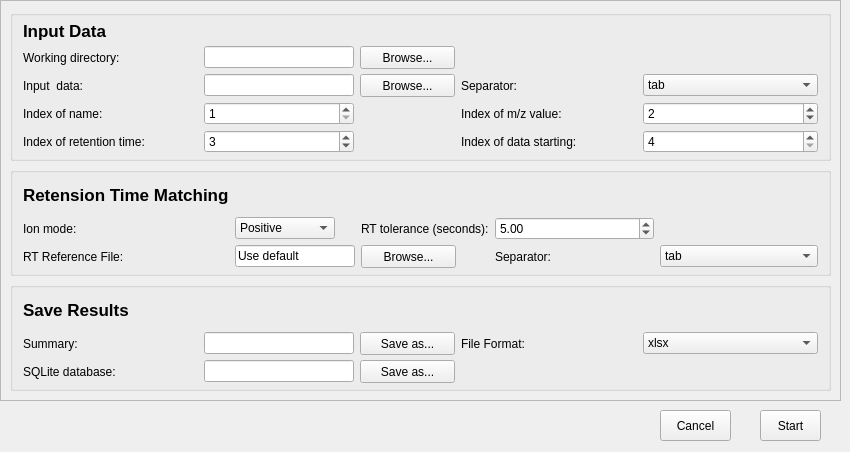
<?xml version="1.0" encoding="UTF-8"?>
<ui version="4.0">
 <class>MainWindow</class>
 <widget class="QMainWindow" name="MainWindow">
  <property name="enabled">
   <bool>true</bool>
  </property>
  <property name="geometry">
   <rect>
    <x>0</x>
    <y>0</y>
    <width>850</width>
    <height>452</height>
   </rect>
  </property>
  <property name="windowTitle">
   <string>LiRTMaTS - Liverpool Retention Time Matching Software</string>
  </property>
  <property name="animated">
   <bool>false</bool>
  </property>
  <widget class="QWidget" name="centralwidget">
   <widget class="QScrollArea" name="scrollArea">
    <property name="geometry">
     <rect>
      <x>0</x>
      <y>0</y>
      <width>841</width>
      <height>401</height>
     </rect>
    </property>
    <property name="widgetResizable">
     <bool>true</bool>
    </property>
    <widget class="QWidget" name="scrollAreaWidgetContents">
     <property name="geometry">
      <rect>
       <x>0</x>
       <y>0</y>
       <width>839</width>
       <height>399</height>
      </rect>
     </property>
     <layout class="QVBoxLayout" name="verticalLayout_2">
      <item>
       <widget class="QGroupBox" name="groupBox_input">
        <property name="title">
         <string/>
        </property>
        <layout class="QGridLayout" name="gridLayout_3">
         <property name="leftMargin">
          <number>10</number>
         </property>
         <property name="topMargin">
          <number>5</number>
         </property>
         <property name="rightMargin">
          <number>10</number>
         </property>
         <property name="bottomMargin">
          <number>5</number>
         </property>
         <property name="verticalSpacing">
          <number>5</number>
         </property>
         <item row="4" column="1">
          <widget class="QLineEdit" name="lineEdit_wd">
           <property name="enabled">
            <bool>true</bool>
           </property>
           <property name="minimumSize">
            <size>
             <width>150</width>
             <height>0</height>
            </size>
           </property>
           <property name="maximumSize">
            <size>
             <width>150</width>
             <height>16777215</height>
            </size>
           </property>
           <property name="text">
            <string/>
           </property>
           <property name="readOnly">
            <bool>true</bool>
           </property>
          </widget>
         </item>
         <item row="7" column="5">
          <widget class="QSpinBox" name="spinBox_mz_col">
           <property name="minimum">
            <number>1</number>
           </property>
           <property name="maximum">
            <number>999999</number>
           </property>
           <property name="value">
            <number>2</number>
           </property>
          </widget>
         </item>
         <item row="7" column="4">
          <widget class="QLabel" name="label_mz_col">
           <property name="text">
            <string>Index of m/z value:</string>
           </property>
          </widget>
         </item>
         <item row="8" column="5">
          <widget class="QSpinBox" name="spinBox_data_col">
           <property name="minimum">
            <number>4</number>
           </property>
           <property name="maximum">
            <number>999999</number>
           </property>
           <property name="value">
            <number>4</number>
           </property>
          </widget>
         </item>
         <item row="4" column="0">
          <widget class="QLabel" name="label_wd">
           <property name="enabled">
            <bool>true</bool>
           </property>
           <property name="text">
            <string>Working directory:</string>
           </property>
          </widget>
         </item>
         <item row="7" column="1">
          <widget class="QSpinBox" name="spinBox_name_col">
           <property name="minimum">
            <number>1</number>
           </property>
           <property name="maximum">
            <number>999999</number>
           </property>
           <property name="value">
            <number>1</number>
           </property>
          </widget>
         </item>
         <item row="8" column="0">
          <widget class="QLabel" name="label_rt_col">
           <property name="text">
            <string>Index of retention time:</string>
           </property>
          </widget>
         </item>
         <item row="7" column="0">
          <widget class="QLabel" name="label_name_col">
           <property name="text">
            <string>Index of name:</string>
           </property>
          </widget>
         </item>
         <item row="4" column="2">
          <widget class="QPushButton" name="pushButton_wd">
           <property name="enabled">
            <bool>true</bool>
           </property>
           <property name="minimumSize">
            <size>
             <width>95</width>
             <height>23</height>
            </size>
           </property>
           <property name="maximumSize">
            <size>
             <width>95</width>
             <height>16777215</height>
            </size>
           </property>
           <property name="text">
            <string>Browse...</string>
           </property>
          </widget>
         </item>
         <item row="8" column="4">
          <widget class="QLabel" name="label_data_col">
           <property name="text">
            <string>Index of data starting:</string>
           </property>
          </widget>
         </item>
         <item row="0" column="0">
          <widget class="QLabel" name="label_input">
           <property name="enabled">
            <bool>true</bool>
           </property>
           <property name="sizePolicy">
            <sizepolicy hsizetype="Preferred" vsizetype="Preferred">
             <horstretch>0</horstretch>
             <verstretch>0</verstretch>
            </sizepolicy>
           </property>
           <property name="font">
            <font>
             <pointsize>13</pointsize>
             <bold>true</bold>
            </font>
           </property>
           <property name="text">
            <string>Input Data</string>
           </property>
          </widget>
         </item>
         <item row="8" column="1">
          <widget class="QSpinBox" name="spinBox_rt_col">
           <property name="minimum">
            <number>1</number>
           </property>
           <property name="maximum">
            <number>999999</number>
           </property>
           <property name="value">
            <number>3</number>
           </property>
          </widget>
         </item>
         <item row="6" column="0">
          <widget class="QLabel" name="label_data">
           <property name="enabled">
            <bool>true</bool>
           </property>
           <property name="text">
            <string>Input  data:</string>
           </property>
          </widget>
         </item>
         <item row="6" column="1">
          <widget class="QLineEdit" name="lineEdit_data">
           <property name="enabled">
            <bool>true</bool>
           </property>
           <property name="sizePolicy">
            <sizepolicy hsizetype="Expanding" vsizetype="Fixed">
             <horstretch>0</horstretch>
             <verstretch>0</verstretch>
            </sizepolicy>
           </property>
           <property name="minimumSize">
            <size>
             <width>150</width>
             <height>0</height>
            </size>
           </property>
           <property name="maximumSize">
            <size>
             <width>150</width>
             <height>16777215</height>
            </size>
           </property>
           <property name="text">
            <string/>
           </property>
           <property name="readOnly">
            <bool>true</bool>
           </property>
          </widget>
         </item>
         <item row="6" column="2">
          <widget class="QPushButton" name="pushButton_data">
           <property name="enabled">
            <bool>true</bool>
           </property>
           <property name="minimumSize">
            <size>
             <width>95</width>
             <height>23</height>
            </size>
           </property>
           <property name="maximumSize">
            <size>
             <width>95</width>
             <height>16777215</height>
            </size>
           </property>
           <property name="text">
            <string>Browse...</string>
           </property>
          </widget>
         </item>
         <item row="6" column="4">
          <widget class="QLabel" name="label_data_sep">
           <property name="text">
            <string>Separator:</string>
           </property>
          </widget>
         </item>
         <item row="6" column="5">
          <widget class="QComboBox" name="comboBox_data_sep">
           <item>
            <property name="text">
             <string>tab</string>
            </property>
           </item>
           <item>
            <property name="text">
             <string>comma</string>
            </property>
           </item>
          </widget>
         </item>
        </layout>
       </widget>
      </item>
      <item>
       <widget class="QGroupBox" name="groupBox_annotate">
        <property name="enabled">
         <bool>true</bool>
        </property>
        <property name="title">
         <string/>
        </property>
        <layout class="QGridLayout" name="gridLayout">
         <property name="leftMargin">
          <number>10</number>
         </property>
         <property name="topMargin">
          <number>5</number>
         </property>
         <property name="rightMargin">
          <number>10</number>
         </property>
         <property name="bottomMargin">
          <number>5</number>
         </property>
         <property name="verticalSpacing">
          <number>5</number>
         </property>
         <item row="9" column="1">
          <widget class="QLineEdit" name="lineEdit_ref">
           <property name="enabled">
            <bool>true</bool>
           </property>
           <property name="sizePolicy">
            <sizepolicy hsizetype="Expanding" vsizetype="Fixed">
             <horstretch>0</horstretch>
             <verstretch>0</verstretch>
            </sizepolicy>
           </property>
           <property name="minimumSize">
            <size>
             <width>120</width>
             <height>0</height>
            </size>
           </property>
           <property name="maximumSize">
            <size>
             <width>120</width>
             <height>16777215</height>
            </size>
           </property>
           <property name="text">
            <string>Use default</string>
           </property>
           <property name="readOnly">
            <bool>true</bool>
           </property>
          </widget>
         </item>
         <item row="9" column="3">
          <widget class="QLabel" name="label_ref_sep">
           <property name="text">
            <string>Separator:</string>
           </property>
          </widget>
         </item>
         <item row="9" column="2">
          <widget class="QPushButton" name="pushButton_ref">
           <property name="enabled">
            <bool>true</bool>
           </property>
           <property name="minimumSize">
            <size>
             <width>95</width>
             <height>23</height>
            </size>
           </property>
           <property name="maximumSize">
            <size>
             <width>95</width>
             <height>16777215</height>
            </size>
           </property>
           <property name="text">
            <string>Browse...</string>
           </property>
          </widget>
         </item>
         <item row="9" column="0">
          <widget class="QLabel" name="label_ref">
           <property name="text">
            <string>RT Reference File:</string>
           </property>
          </widget>
         </item>
         <item row="0" column="0">
          <widget class="QLabel" name="label_matching">
           <property name="font">
            <font>
             <pointsize>13</pointsize>
             <bold>true</bold>
            </font>
           </property>
           <property name="text">
            <string>Retension Time Matching</string>
           </property>
          </widget>
         </item>
         <item row="6" column="1">
          <widget class="QComboBox" name="comboBox_ion_mode">
           <property name="minimumSize">
            <size>
             <width>100</width>
             <height>0</height>
            </size>
           </property>
           <property name="maximumSize">
            <size>
             <width>100</width>
             <height>16777215</height>
            </size>
           </property>
           <item>
            <property name="text">
             <string>Positive</string>
            </property>
           </item>
           <item>
            <property name="text">
             <string>Negative</string>
            </property>
           </item>
          </widget>
         </item>
         <item row="6" column="3">
          <widget class="QDoubleSpinBox" name="doubleSpinBox_rt">
           <property name="sizePolicy">
            <sizepolicy hsizetype="Preferred" vsizetype="Fixed">
             <horstretch>0</horstretch>
             <verstretch>0</verstretch>
            </sizepolicy>
           </property>
           <property name="maximum">
            <double>100000.000000000000000</double>
           </property>
           <property name="value">
            <double>5.000000000000000</double>
           </property>
          </widget>
         </item>
         <item row="6" column="0">
          <widget class="QLabel" name="label_ion_mode">
           <property name="maximumSize">
            <size>
             <width>75</width>
             <height>16777215</height>
            </size>
           </property>
           <property name="text">
            <string>Ion mode:</string>
           </property>
          </widget>
         </item>
         <item row="6" column="2">
          <widget class="QLabel" name="label_rt">
           <property name="enabled">
            <bool>true</bool>
           </property>
           <property name="text">
            <string>RT tolerance (seconds):</string>
           </property>
          </widget>
         </item>
         <item row="9" column="4">
          <widget class="QComboBox" name="comboBox_ref_sep">
           <property name="sizePolicy">
            <sizepolicy hsizetype="Minimum" vsizetype="Fixed">
             <horstretch>0</horstretch>
             <verstretch>0</verstretch>
            </sizepolicy>
           </property>
           <property name="currentText">
            <string>tab</string>
           </property>
           <property name="currentIndex">
            <number>0</number>
           </property>
           <item>
            <property name="text">
             <string>tab</string>
            </property>
           </item>
           <item>
            <property name="text">
             <string>comma</string>
            </property>
           </item>
          </widget>
         </item>
        </layout>
       </widget>
      </item>
      <item>
       <widget class="QGroupBox" name="groupBox_save">
        <property name="title">
         <string/>
        </property>
        <layout class="QGridLayout" name="gridLayout_2">
         <property name="leftMargin">
          <number>10</number>
         </property>
         <property name="topMargin">
          <number>5</number>
         </property>
         <property name="rightMargin">
          <number>10</number>
         </property>
         <property name="bottomMargin">
          <number>5</number>
         </property>
         <property name="verticalSpacing">
          <number>5</number>
         </property>
         <item row="3" column="6">
          <widget class="QLabel" name="label_ext">
           <property name="enabled">
            <bool>true</bool>
           </property>
           <property name="text">
            <string>File Format:</string>
           </property>
          </widget>
         </item>
         <item row="9" column="1">
          <widget class="QLineEdit" name="lineEdit_sql">
           <property name="enabled">
            <bool>true</bool>
           </property>
           <property name="minimumSize">
            <size>
             <width>150</width>
             <height>0</height>
            </size>
           </property>
           <property name="maximumSize">
            <size>
             <width>150</width>
             <height>16777215</height>
            </size>
           </property>
           <property name="text">
            <string/>
           </property>
           <property name="readOnly">
            <bool>true</bool>
           </property>
          </widget>
         </item>
         <item row="3" column="3">
          <widget class="QPushButton" name="pushButton_summ">
           <property name="minimumSize">
            <size>
             <width>63</width>
             <height>23</height>
            </size>
           </property>
           <property name="text">
            <string>Save as...</string>
           </property>
          </widget>
         </item>
         <item row="1" column="0">
          <widget class="QLabel" name="label_save">
           <property name="font">
            <font>
             <pointsize>13</pointsize>
             <bold>true</bold>
            </font>
           </property>
           <property name="text">
            <string>Save Results</string>
           </property>
          </widget>
         </item>
         <item row="9" column="0">
          <widget class="QLabel" name="label_sql">
           <property name="enabled">
            <bool>true</bool>
           </property>
           <property name="text">
            <string>SQLite database:</string>
           </property>
          </widget>
         </item>
         <item row="3" column="0">
          <widget class="QLabel" name="label_summ">
           <property name="enabled">
            <bool>true</bool>
           </property>
           <property name="text">
            <string>Summary:</string>
           </property>
          </widget>
         </item>
         <item row="9" column="3">
          <widget class="QPushButton" name="pushButton_sql">
           <property name="enabled">
            <bool>true</bool>
           </property>
           <property name="minimumSize">
            <size>
             <width>95</width>
             <height>23</height>
            </size>
           </property>
           <property name="maximumSize">
            <size>
             <width>95</width>
             <height>16777215</height>
            </size>
           </property>
           <property name="text">
            <string>Save as...</string>
           </property>
          </widget>
         </item>
         <item row="3" column="1">
          <widget class="QLineEdit" name="lineEdit_summ">
           <property name="sizePolicy">
            <sizepolicy hsizetype="Ignored" vsizetype="Fixed">
             <horstretch>0</horstretch>
             <verstretch>0</verstretch>
            </sizepolicy>
           </property>
           <property name="text">
            <string/>
           </property>
           <property name="readOnly">
            <bool>true</bool>
           </property>
          </widget>
         </item>
         <item row="3" column="7">
          <widget class="QComboBox" name="comboBox_ext">
           <property name="editable">
            <bool>false</bool>
           </property>
           <property name="currentText">
            <string>xlsx</string>
           </property>
           <property name="currentIndex">
            <number>0</number>
           </property>
           <item>
            <property name="text">
             <string>xlsx</string>
            </property>
           </item>
           <item>
            <property name="text">
             <string>tsv</string>
            </property>
           </item>
           <item>
            <property name="text">
             <string>csv</string>
            </property>
           </item>
          </widget>
         </item>
        </layout>
       </widget>
      </item>
     </layout>
    </widget>
   </widget>
   <widget class="QPushButton" name="pushButton_cancel">
    <property name="geometry">
     <rect>
      <x>660</x>
      <y>410</y>
      <width>71</width>
      <height>31</height>
     </rect>
    </property>
    <property name="maximumSize">
     <size>
      <width>16777204</width>
      <height>16777215</height>
     </size>
    </property>
    <property name="text">
     <string>Cancel</string>
    </property>
   </widget>
   <widget class="QPushButton" name="pushButton_start">
    <property name="geometry">
     <rect>
      <x>760</x>
      <y>410</y>
      <width>61</width>
      <height>31</height>
     </rect>
    </property>
    <property name="text">
     <string>Start</string>
    </property>
   </widget>
  </widget>
  <action name="actionExampleData">
   <property name="text">
    <string>Add example data</string>
   </property>
  </action>
  <action name="actionAbout">
   <property name="text">
    <string>About</string>
   </property>
  </action>
 </widget>
 <resources/>
 <connections/>
</ui>
